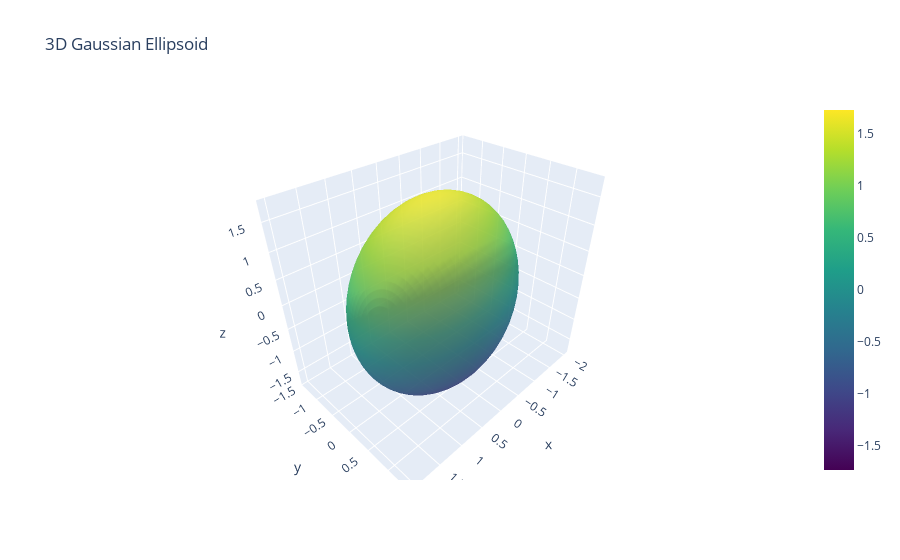

Notebook source saved alongside this figure:
### Markdown cell above
## 3D Gaussian Splats

### Code cell
import plotly.graph_objects as go

mu = np.array([0, 0, 0])
cov = np.array([[4, 1, 0.5],
                [1, 2, 0.2],
                [0.5, 0.2, 3]])
n_points = 50

eigvals, eigvecs = np.linalg.eigh(cov)

# Generate data for unit sphere
u = np.linspace(0, 2 * np.pi, n_points)
v = np.linspace(0, np.pi, n_points)

x = np.outer(np.cos(u), np.sin(v))
y = np.outer(np.sin(u), np.sin(v))
z = np.outer(np.ones_like(u), np.cos(v))

# Scale and rotate the sphere to match Gaussian ellipsoid
radii = np.sqrt(eigvals)
ellipsoid = np.array([x.flatten(), y.flatten(), z.flatten()])
scaled = np.dot(np.diag(radii), ellipsoid)
rotated = np.dot(eigvecs, scaled).T
x_ellip = rotated[:, 0].reshape(n_points, n_points) + mu[0]
y_ellip = rotated[:, 1].reshape(n_points, n_points) + mu[1]
z_ellip = rotated[:, 2].reshape(n_points, n_points) + mu[2]

# Plot with Plotly
fig = go.Figure(data=[go.Surface(x=x_ellip, y=y_ellip, z=z_ellip, opacity=0.7, colorscale='Viridis')])
fig.update_layout(title='3D Gaussian Ellipsoid', scene=dict(aspectmode='data'))
fig.show()

### Figure 1 — Plotly figure (JSON) as saved in the notebook; plotly's stock layout.template omitted (floating-point values rounded to 4 significant figures; data arrays with more than 128 entries replaced by an {"elided": "..."} marker saying what was removed)
{"data": [{"colorscale": [[0, "#440154"], [0.1111, "#482878"], [0.2222, "#3e4989"], [0.3333, "#31688e"], [0.4444, "#26828e"], [0.5556, "#1f9e89"], [0.6667, "#35b779"], [0.7778, "#6ece58"], [0.8889, "#b5de2b"], [1, "#fde725"]], "opacity": 0.7, "type": "surface", "x": {"elided": "50x50 float values"}, "y": {"elided": "50x50 float values"}, "z": {"elided": "50x50 float values"}}], "layout": {"scene": {"aspectmode": "data"}, "title": {"text": "3D Gaussian Ellipsoid"}}}
